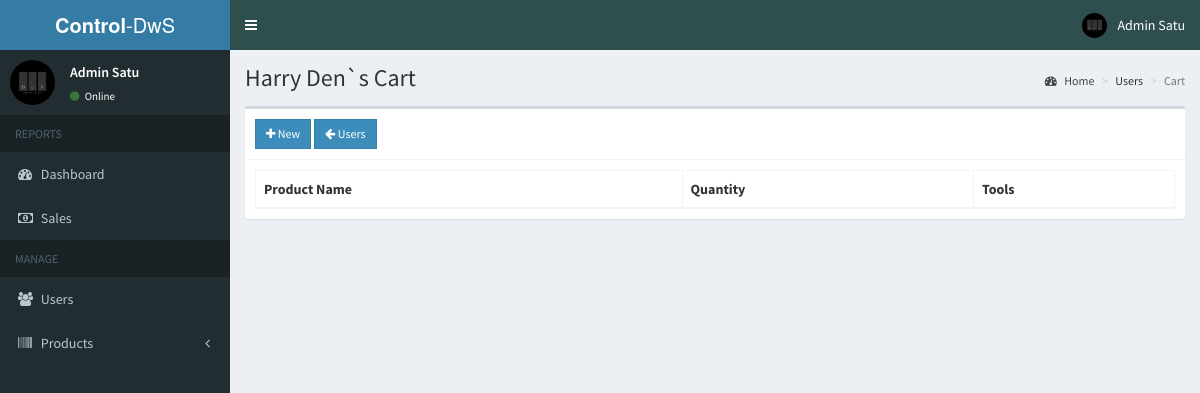
/admin/cart.php?user=9 (signed in), run on the app's committed database.
### tables this page shows
CREATE TABLE `users` (
  `id` int(11) NOT NULL,
  `email` varchar(200) NOT NULL,
  `password` varchar(60) NOT NULL,
  `type` int(1) NOT NULL,
  `firstname` varchar(50) NOT NULL,
  `lastname` varchar(50) NOT NULL,
  `address` text NOT NULL,
  `contact_info` varchar(100) NOT NULL,
  `photo` varchar(200) NOT NULL,
  `status` int(1) NOT NULL,
  `activate_code` varchar(15) NOT NULL,
  `reset_code` varchar(15) NOT NULL,
  `created_on` date NOT NULL
);

### admin/includes/session.php (called while the page is built, shortened)
<?php
	include '../includes/conn.php';
	$conn = $pdo->open();
	$stmt = $conn->prepare("SELECT * FROM users WHERE id=:id");
	$stmt->execute(['id'=>$_SESSION['admin']]);
	$admin = $stmt->fetch();
?>

### admin/cart.php (the view, shortened to what this page needs)
<?php include 'includes/session.php'; ?>
<?php
  if(!isset($_GET['user'])){
    header('location: users.php');
    exit();
  }
  else{
    $conn = $pdo->open();
    $stmt = $conn->prepare("SELECT * FROM users WHERE id=:id");
    $stmt->execute(['id'=>$_GET['user']]);
    $user = $stmt->fetch();
  }
?>
<?php include 'includes/header.php'; ?>
<body class="hold-transition skin-blue sidebar-mini">
<div class="wrapper">
  <?php include 'includes/navbar.php'; ?>
  <?php include 'includes/menubar.php'; ?>
  <div class="content-wrapper">
    <section class="content-header">
      <h1>
        <?php echo $user['firstname'].' '.$user['lastname'].'`s Cart' ?>
      </h1>
      <ol class="breadcrumb">
        <li><a href="#"><i class="fa fa-dashboard"></i> Home</a></li>
        <li>Users</li>
        <li class="active">Cart</li>
      </ol>
    </section>
    <section class="content">
      <div class="row">
        <div class="col-xs-12">
          <div class="box">
            <div class="box-header with-border">
              <a href="#addnew" data-toggle="modal" id="add" data-id="<?php echo $user['id']; ?>" class="btn btn-primary btn-sm btn-flat"><i class="fa fa-plus"></i> New</a>
              <a href="users.php" class="btn btn-sm btn-primary btn-flat"><i class="fa fa-arrow-left"></i> Users</a>
            </div>
            <div class="box-body">
              <table id="example1" class="table table-bordered">
                <thead>
                  <th>Product Name</th>
                  <th>Quantity</th>
                  <th>Tools</th>
                </thead>
              </table>
            </div>
          </div>
        </div>
      </div>
    </section>
  </div>
</div>
</body>
</html>

### admin/includes/navbar.php (shortened to what this page needs)
<header class="main-header">
  <a href="home.php" class="logo">
    <span class="logo-lg"><b>Control</b>-DwS</span>
  </a>
  <nav class="navbar navbar-static-top">
    <a href="#" class="sidebar-toggle" data-toggle="push-menu" role="button">
    </a>
    <div class="navbar-custom-menu">
      <ul class="nav navbar-nav">
        <li class="dropdown user user-menu">
          <a href="#" class="dropdown-toggle" data-toggle="dropdown">
            <img src="<?php echo (!empty($admin['photo'])) ? '../images/'.$admin['photo'] : '../images/profile.jpg'; ?>" class="user-image" alt="User Image">
            <span class="hidden-xs"><?php echo $admin['firstname'].' '.$admin['lastname']; ?></span>
          </a>
        </li>
      </ul>
    </div>
  </nav>
</header>

### admin/includes/menubar.php (shortened to what this page needs)
<aside class="main-sidebar">
  <section class="sidebar">
    <div class="user-panel">
      <div class="pull-left image">
        <img src="<?php echo (!empty($admin['photo'])) ? '../images/'.$admin['photo'] : '../images/profile.jpg'; ?>" class="img-circle" alt="User Image">
      </div>
      <div class="pull-left info">
        <p><?php echo $admin['firstname'].' '.$admin['lastname']; ?></p>
        <a><i class="fa fa-circle text-success"></i> Online</a>
      </div>
    </div>
    <ul class="sidebar-menu" data-widget="tree">
      <li class="header">REPORTS</li>
      <li><a href="home.php"><i class="fa fa-dashboard"></i> <span>Dashboard</span></a></li>
      <li><a href="sales.php"><i class="fa fa-money"></i> <span>Sales</span></a></li>
      <li class="header">MANAGE</li>
      <li><a href="users.php"><i class="fa fa-users"></i> <span>Users</span></a></li>
      <li class="treeview">
        <a href="#">
          <i class="fa fa-barcode"></i>
          <span>Products</span>
          <span class="pull-right-container">
            <i class="fa fa-angle-left pull-right"></i>
          </span>
        </a>
      </li>
    </ul>
  </section>
</aside>

### data on the page
users: photo (picture), firstname "Admin", lastname "Satu"
users: firstname "Harry", lastname "Den"
